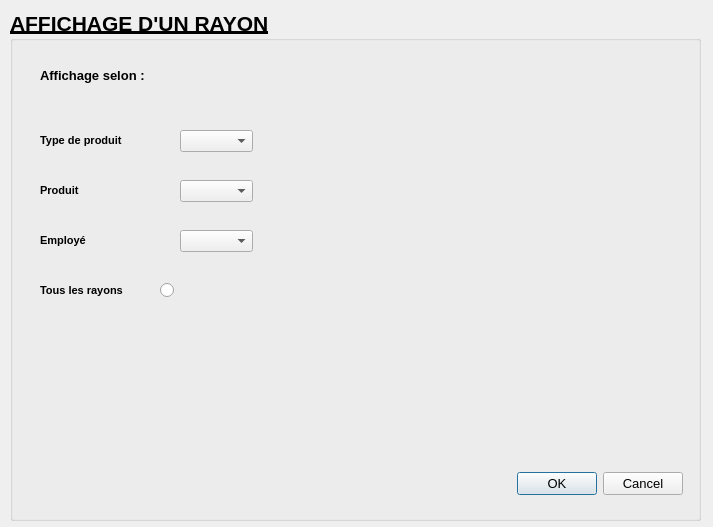
<?xml version="1.0" encoding="UTF-8"?>
<ui version="4.0">
 <class>AFFICHER</class>
 <widget class="QDialog" name="AFFICHER">
  <property name="geometry">
   <rect>
    <x>0</x>
    <y>0</y>
    <width>713</width>
    <height>527</height>
   </rect>
  </property>
  <property name="windowTitle">
   <string>Dialog</string>
  </property>
  <widget class="QGroupBox" name="groupBox">
   <property name="geometry">
    <rect>
     <x>10</x>
     <y>10</y>
     <width>691</width>
     <height>511</height>
    </rect>
   </property>
   <property name="font">
    <font>
     <pointsize>16</pointsize>
     <weight>75</weight>
     <bold>true</bold>
     <underline>true</underline>
    </font>
   </property>
   <property name="title">
    <string>AFFICHAGE D'UN RAYON</string>
   </property>
   <widget class="QLabel" name="label">
    <property name="geometry">
     <rect>
      <x>30</x>
      <y>110</y>
      <width>121</width>
      <height>41</height>
     </rect>
    </property>
    <property name="font">
     <font>
      <pointsize>8</pointsize>
      <weight>75</weight>
      <bold>true</bold>
      <underline>false</underline>
     </font>
    </property>
    <property name="text">
     <string>Type de produit</string>
    </property>
   </widget>
   <widget class="QLabel" name="label_2">
    <property name="geometry">
     <rect>
      <x>30</x>
      <y>50</y>
      <width>161</width>
      <height>31</height>
     </rect>
    </property>
    <property name="font">
     <font>
      <pointsize>10</pointsize>
      <weight>75</weight>
      <bold>true</bold>
      <underline>false</underline>
     </font>
    </property>
    <property name="text">
     <string>Affichage selon :</string>
    </property>
   </widget>
   <widget class="QLabel" name="label_3">
    <property name="geometry">
     <rect>
      <x>30</x>
      <y>160</y>
      <width>101</width>
      <height>41</height>
     </rect>
    </property>
    <property name="font">
     <font>
      <pointsize>8</pointsize>
      <weight>75</weight>
      <bold>true</bold>
      <underline>false</underline>
     </font>
    </property>
    <property name="text">
     <string>Produit</string>
    </property>
   </widget>
   <widget class="QLabel" name="label_4">
    <property name="geometry">
     <rect>
      <x>30</x>
      <y>210</y>
      <width>101</width>
      <height>41</height>
     </rect>
    </property>
    <property name="font">
     <font>
      <pointsize>8</pointsize>
      <weight>75</weight>
      <bold>true</bold>
      <underline>false</underline>
     </font>
    </property>
    <property name="text">
     <string>Employé</string>
    </property>
   </widget>
   <widget class="QDialogButtonBox" name="buttonBox">
    <property name="geometry">
     <rect>
      <x>480</x>
      <y>460</y>
      <width>193</width>
      <height>28</height>
     </rect>
    </property>
    <property name="font">
     <font>
      <pointsize>10</pointsize>
      <weight>50</weight>
      <bold>false</bold>
      <underline>false</underline>
     </font>
    </property>
    <property name="standardButtons">
     <set>QDialogButtonBox::Cancel|QDialogButtonBox::Ok</set>
    </property>
   </widget>
   <widget class="QLabel" name="label_5">
    <property name="geometry">
     <rect>
      <x>30</x>
      <y>260</y>
      <width>101</width>
      <height>41</height>
     </rect>
    </property>
    <property name="font">
     <font>
      <pointsize>8</pointsize>
      <weight>75</weight>
      <bold>true</bold>
      <underline>false</underline>
     </font>
    </property>
    <property name="text">
     <string>Tous les rayons</string>
    </property>
   </widget>
   <widget class="QRadioButton" name="radioButton_4">
    <property name="geometry">
     <rect>
      <x>150</x>
      <y>270</y>
      <width>21</width>
      <height>20</height>
     </rect>
    </property>
    <property name="text">
     <string/>
    </property>
   </widget>
   <widget class="QComboBox" name="comboBox">
    <property name="geometry">
     <rect>
      <x>170</x>
      <y>120</y>
      <width>73</width>
      <height>22</height>
     </rect>
    </property>
   </widget>
   <widget class="QComboBox" name="comboBox_2">
    <property name="geometry">
     <rect>
      <x>170</x>
      <y>170</y>
      <width>73</width>
      <height>22</height>
     </rect>
    </property>
   </widget>
   <widget class="QComboBox" name="comboBox_3">
    <property name="geometry">
     <rect>
      <x>170</x>
      <y>220</y>
      <width>73</width>
      <height>22</height>
     </rect>
    </property>
   </widget>
  </widget>
 </widget>
 <resources/>
 <connections>
  <connection>
   <sender>buttonBox</sender>
   <signal>clicked(QAbstractButton*)</signal>
   <receiver>AFFICHER</receiver>
   <slot>reject()</slot>
   <hints>
    <hint type="sourcelabel">
     <x>629</x>
     <y>481</y>
    </hint>
    <hint type="destinationlabel">
     <x>789</x>
     <y>325</y>
    </hint>
   </hints>
  </connection>
 </connections>
</ui>
